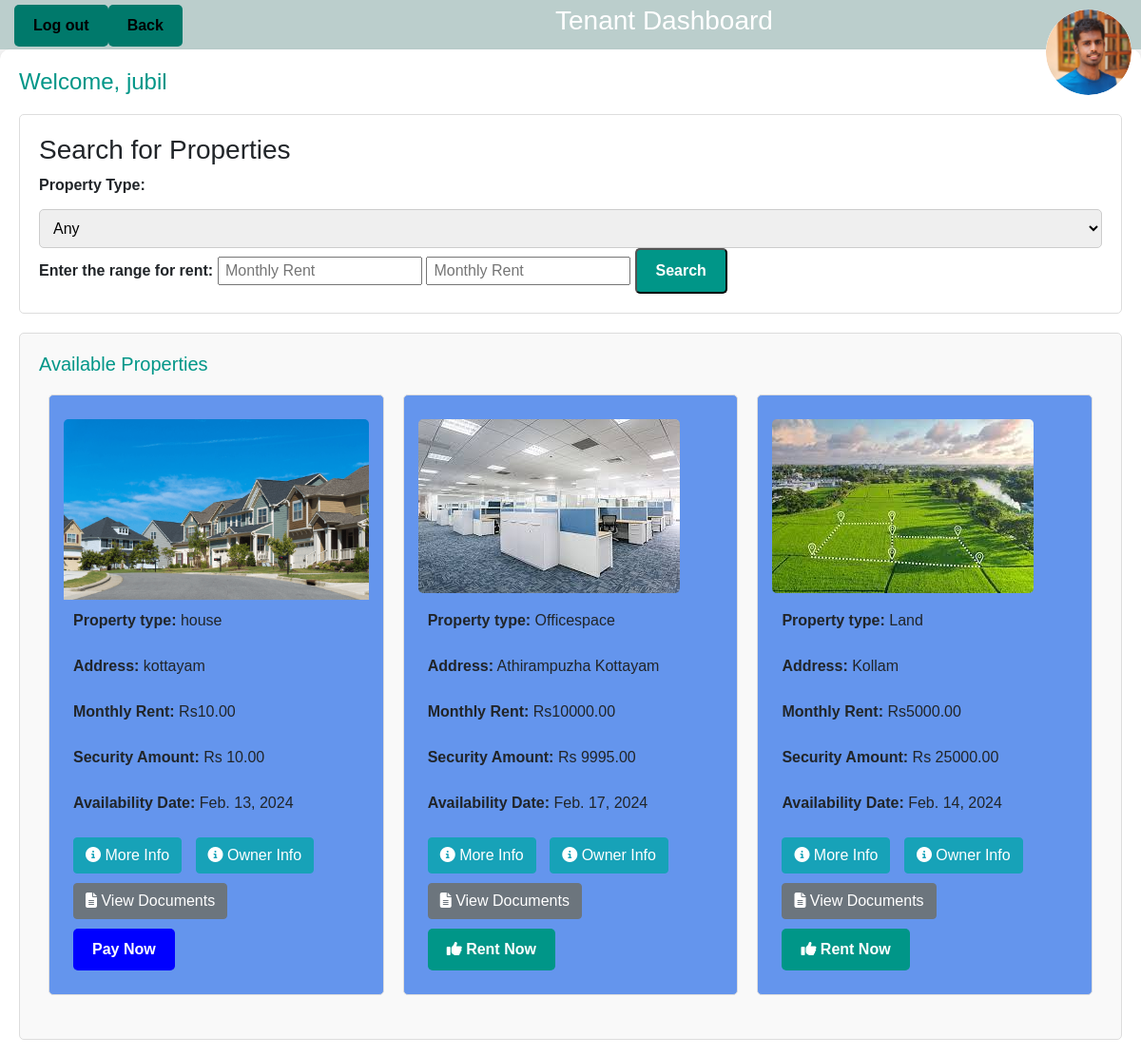
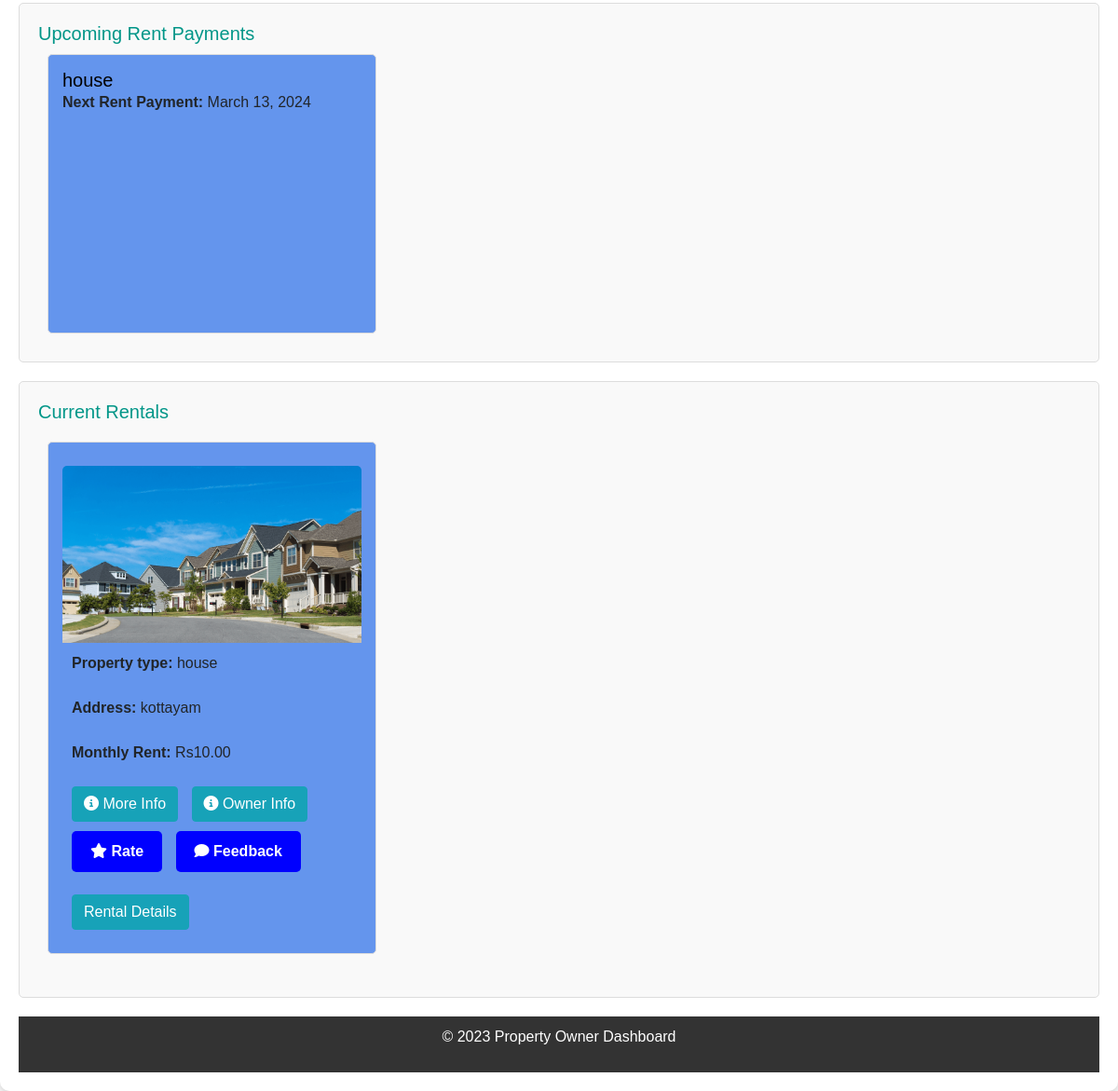
Page /tenantpg/ (signed in) on the earlier database version (2 pictures, top to bottom).
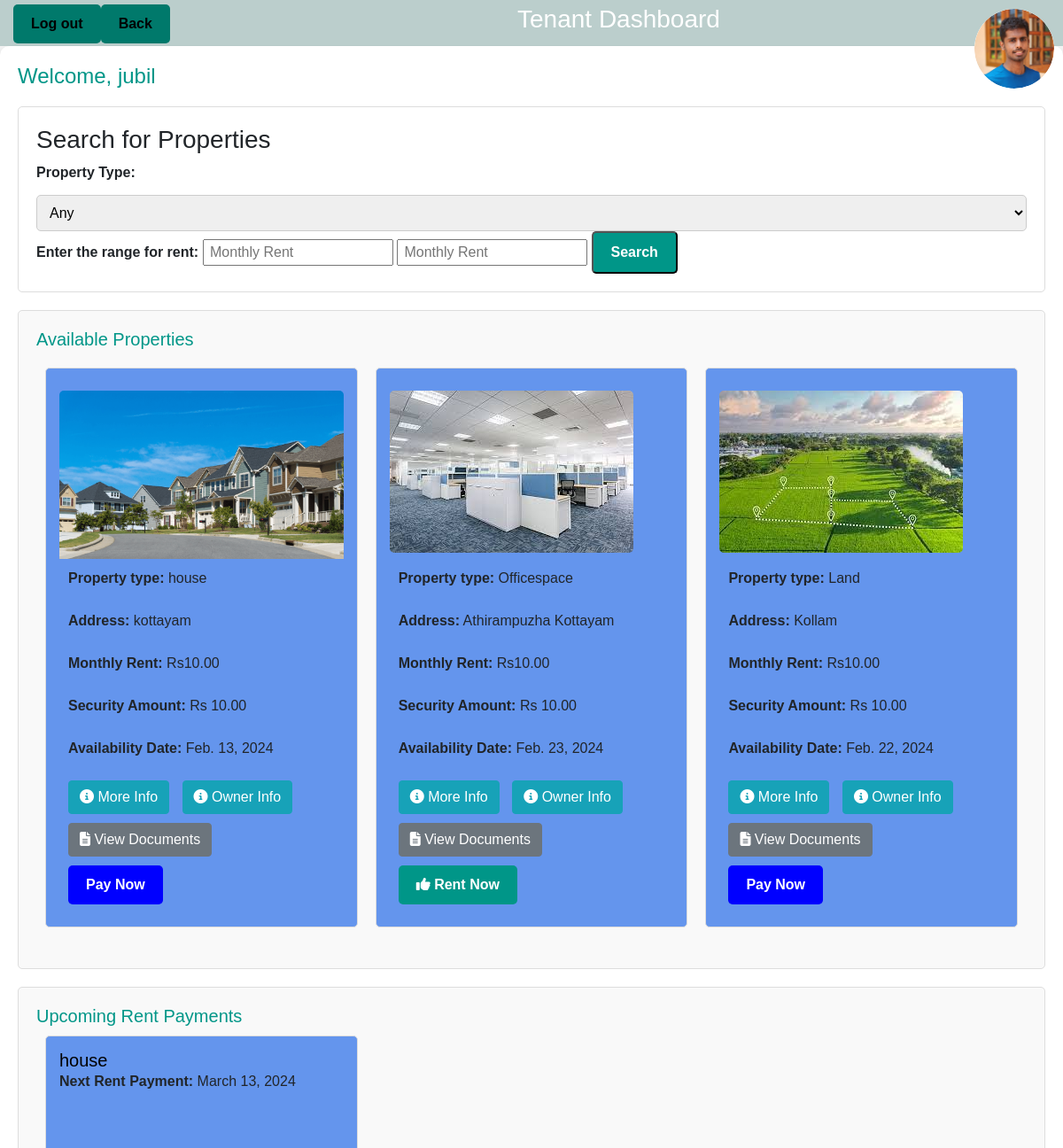
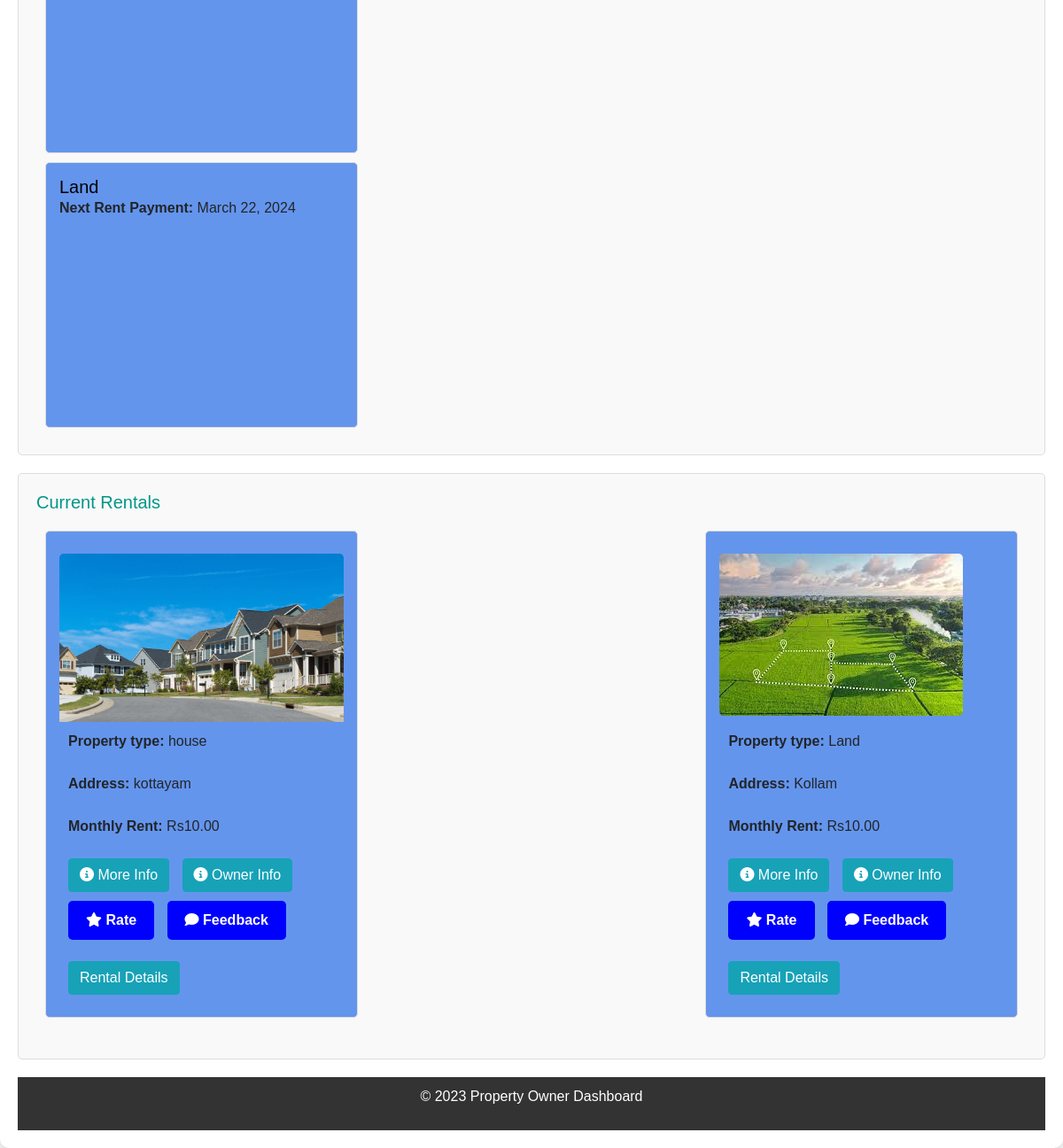
Same page on the later database version (2 pictures, top to bottom).
### rental/models.py (models this page shows, shortened)
class PropertyImage(models.Model):
    property = models.ForeignKey(Property, on_delete=models.CASCADE)
    category = models.CharField(max_length=20)  # Add a category field
    image = models.ImageField(upload_to='property_images/')

class Property(models.Model):
    property_owner = models.ForeignKey(
        get_user_model(),
        on_delete=models.CASCADE
    )
    property_type = models.CharField(max_length=20, choices=[('apartment', 'Apartment'), ('house', 'House'), ('office', 'Office')])
    address = models.CharField(max_length=255)
    monthly_rent = models.DecimalField(max_digits=10, decimal_places=2)
    security_deposit = models.DecimalField(max_digits=10, decimal_places=2)
    lease_duration = models.CharField(max_length=20, choices=[('1 year', '1 Year'), ('month-to-month', 'Month-to-Month')])
    availability_date = models.DateField()
    APPROVAL_CHOICES = [
        ('pending', 'Pending'),
        ('approved', 'Approved'),
        ('rejected', 'Rejected'),
    ]
    approval_status = models.CharField(
        max_length=20,
        choices=APPROVAL_CHOICES,
        default='pending',
    )
    deleted = models.BooleanField(default=False)

### rental/views.py (the view)
# urls.py: path('tenantpg/',views.tenantpg,name='tenantpg'),
def tenantpg(request):
    filtered_properties = Property.objects.filter(approval_status='Approved')
    property_type = request.GET.get('property_type')
    min_rent = request.GET.get('min_rent')
    max_rent = request.GET.get('max_rent')
    filter_params = Q()
    if property_type:
        filter_params &= Q(property_type=property_type)
    if min_rent:
        filter_params &= Q(monthly_rent__gte=min_rent)
    if max_rent:
        filter_params &= Q(monthly_rent__lte=max_rent)
    filtered_properties = filtered_properties.filter(filter_params)
    rented_properties = []  # Initialize rented_properties as an empty list
    if 'username' in request.session:
        username = request.session['username']
        try:
            user_profile = Profile.objects.get(user__username=username)
        except Profile.DoesNotExist:
            user_profile = None
        for property in filtered_properties:
            property.is_rental_request_accepted = property.rentalrequest_set.filter(tenant=user_profile, status='Accepted').exists()
            if property.is_rental_request_accepted:
                availability_date = property.availability_date
                lease_duration = property.lease_duration
                if lease_duration == '1 year':
                    upcoming_payment_date = availability_date + relativedelta(years=1)
                elif lease_duration == 'Month-to-month':
                    upcoming_payment_date = (availability_date + relativedelta(months=1))
                else:
                    upcoming_payment_date = None
                property.upcoming_payment_date = upcoming_payment_date
                rented_properties.append(property)
                lease_agreements = LeaseAgreement.objects.filter(property=property)
                if lease_agreements.exists():
                 latest_lease_agreement = lease_agreements.order_by('-created_at').first()
                 property.lease_agreement = latest_lease_agreement
            else:
                property.lease_agreement = None
        payment_made = Payment.objects.filter(property__in=rented_properties, user_profile=user_profile).exists()
        context = {
            'user_profile': user_profile,
            'properties': filtered_properties,
            'rented_properties': rented_properties,
            'payment_made': payment_made,
        }
        response = render(request, 'tenantpg.html', context)
        response['Cache-Control'] = 'no-store, must-revalidate'
        return response
    else:
        return redirect('index')

### templates/tenantpg.html (shortened to what the changed rows need)
{% load static %}
<!DOCTYPE html>
<html>
<head>
    <link rel="stylesheet" href="https://maxcdn.bootstrapcdn.com/bootstrap/4.5.2/css/bootstrap.min.css">
    <link rel="stylesheet" href="https://cdnjs.cloudflare.com/ajax/libs/font-awesome/6.2.0/css/all.min.css">
    <link rel="stylesheet" href="https://cdnjs.cloudflare.com/ajax/libs/font-awesome/6.2.0/css/all.min.css">
    <link rel="stylesheet" href="https://cdnjs.cloudflare.com/ajax/libs/font-awesome/6.2.0/css/all.min.css">
</head>
<body>
    <header>
        <h1>Tenant Dashboard</h1>
    </header>
    <div class="dashboard">
        <h2>Welcome, {{ request.session.username }}</h2>
        <div class="section">
            <ul class="property-list">
                {% for property in properties %}
                    <li class="property-card">
                        <div class="carousel slide" data-ride="carousel">
                            <div class="carousel-inner">
                                {% for image in property.propertyimage_set.all %}
                                    <div class="carousel-item {% if forloop.first %}active{% endif %}">
                                        <img src="{{ image.image.url }}" alt="{{ property.property_name }}">
                                    </div>
                                {% endfor %}
                            </div>
                        </div>
                        <div class="property-details">
                            <p><strong>Property type:</strong> {{ property.property_type }}</p><br>
                            <p><strong>Address:</strong> {{ property.address }}</p><br>
                            <p><strong>Monthly Rent:</strong> Rs{{ property.monthly_rent }}</p><br>
                            <p><strong>Security Amount:</strong> Rs {{ property.security_deposit }}</p><br>
                            <p><strong>Availability Date:</strong> {{ property.availability_date }}</p><br>
                            <a href="{% url 'property_detail' property.id %}" class="btn btn-info">
                                <i class="fas fa-info-circle"></i> More Info
                            </a>
                            <a href="{% url 'ownerinfo' property.id %}" class="btn btn-info" style="margin-right: 10px;">
                                <i class="fas fa-info-circle"></i> Owner Info
                            </a>
                            <a href="{% url 'admviewdocs' property.id %}" class="btn btn-secondary" style="margin-top: 10px; margin-right: 10px;">
                                <i class="fas fa-file-alt"></i> View Documents
                            </a>
                            {% if property.is_rental_request_accepted %}
                        {% if property.payment_set.exists %}
                            <span class="badge badge-success">Rented</span>
                            <form method="post" action="{% url 'generate_property_pdf' property.id %}">
                                {% csrf_token %}
                                <button type="submit" class="btn btn-warning">
                                    Property Invoice
                                </button>
                            </form>
                        {% else %}
                            <form method="post" action="{% url 'payment' property.id %}">
                                <button type="submit" class="btn btn-primary">
                                    Pay Now
                                </button>
                            </form>
                        {% endif %}
                    {% else %}
                        <form method="post" action="{% url 'submit_rental_request' property.id %}">
                            <button type="submit" class="btn btn-success rent-button">
                                <i class="fas fa-thumbs-up"></i> Rent Now
                            </button>
                        </form>
                    {% endif %}
                    </li>
                {% endfor %}
            </ul>
        </div>
<div class="section">
    {% for property in properties %}
        {% if property.is_rental_request_accepted %}
            <div class="property-card">
                <h4 style="color: #000;">{{ property.property_type }}</h4>
                <p><strong>Next Rent Payment:</strong> {{ property.upcoming_payment_date|date:"F d, Y" }}</p>
            </div>
        {% endif %}
    {% endfor %}
</div>
<div class="section">
    <ul class="property-list">
        {% for rented_property in rented_properties %}
            <li class="property-card">
                <div class="carousel slide" data-ride="carousel">
                    <div class="carousel-inner">
                        {% for image in rented_property.propertyimage_set.all %}
                            <div class="carousel-item {% if forloop.first %}active{% endif %}">
                                <img src="{{ image.image.url }}" alt="{{ rented_property.property_name }}">
                            </div>
                        {% endfor %}
                    </div>
                </div>
                <div class="property-details">
                    <p><strong>Property type:</strong> {{ rented_property.property_type }}</p><br>
                    <p><strong>Address:</strong> {{ rented_property.address }}</p><br>
                    <p><strong>Monthly Rent:</strong> Rs{{ rented_property.monthly_rent }}</p><br>
                    <a href="{% url 'property_detail' rented_property.id %}" class="btn btn-info">
                        <i class="fas fa-info-circle"></i> More Info
                    </a>
                    <a href="{% url 'ownerinfo' rented_property.id %}" class="btn btn-info" style="margin-right: 10px;">
                        <i class="fas fa-info-circle"></i> Owner Info
                    </a>
                    <div class="feedback-section">
                        <a class="btn btn-primary" href="{% url 'propertyfeedback' rented_property.id %}">
                            <i class="fas fa-star"></i> Rate
                        </a>
                        <a class="btn btn-primary" href="{% url 'propertyfeedback' rented_property.id %}">
                            <i class="fas fa-comment"></i> Feedback
                        </a>
                    </div>
                    <br><button class="btn btn-info" data-toggle="modal" data-target="#leaseAgreementModal{{ rented_property.id }}">
                       Rental Details
                    </button>
            </li>
        {% endfor %}
    </ul>
</div>
</body>
</html>

Differences in the rows shown:
changed Property "Officespace": monthly_rent "10000.00" → "10.00"; security_deposit "9995.00" → "10.00"; availability_date "Feb. 17, 2024" → "Feb. 23, 2024"
now on one of the page's lists (row edited): Property: property_type "Land", upcoming_payment_date "March 22, 2024", address "Kollam", monthly_rent "10.00"
changed Property "Land": monthly_rent "5000.00" → "10.00"; security_deposit "25000.00" → "10.00"; availability_date "Feb. 14, 2024" → "Feb. 22, 2024"; gains PropertyImage (image (picture)); text "Rent Now" → "Pay Now"
